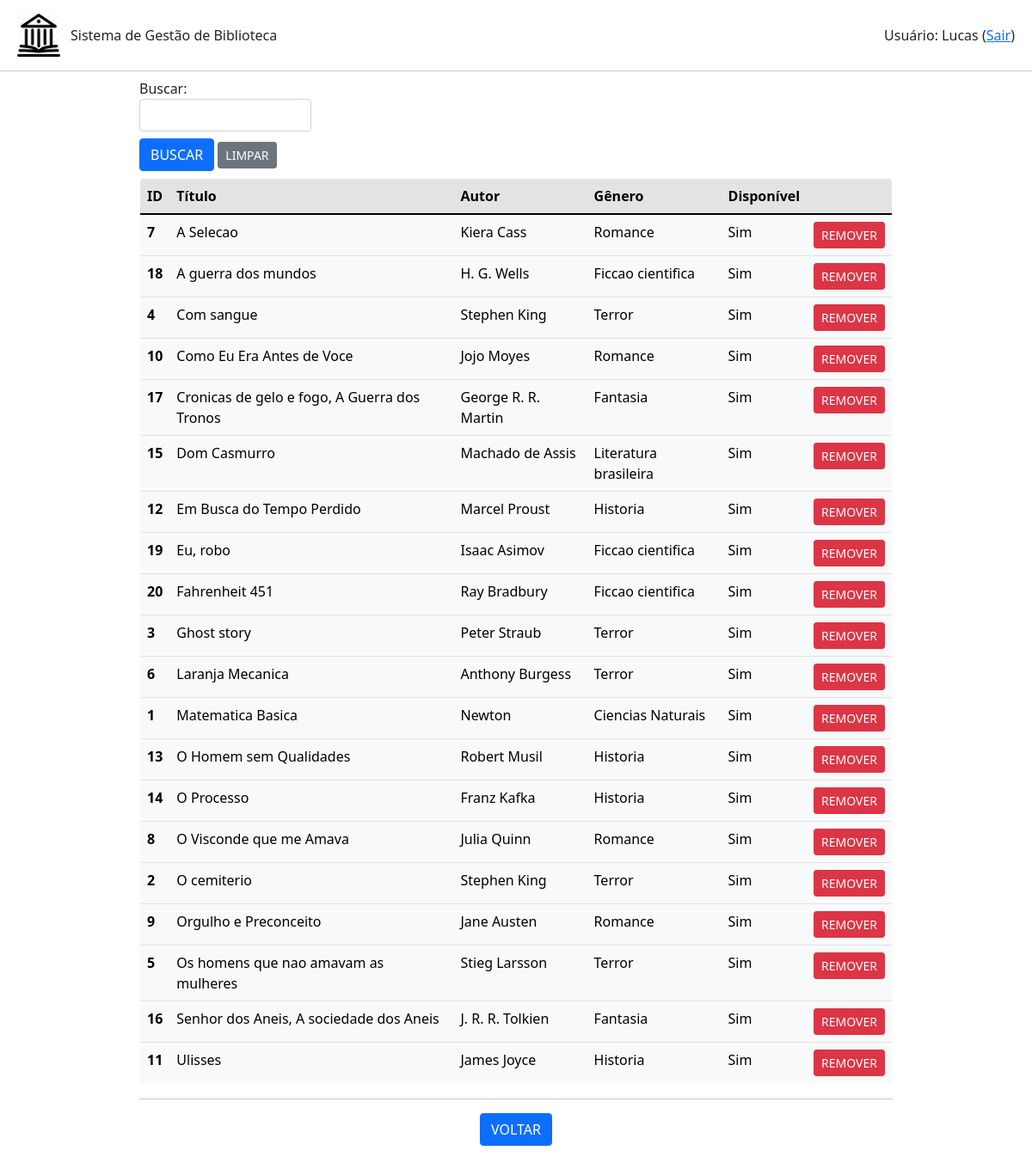
The app's page /livro/listar (signed in), older data.
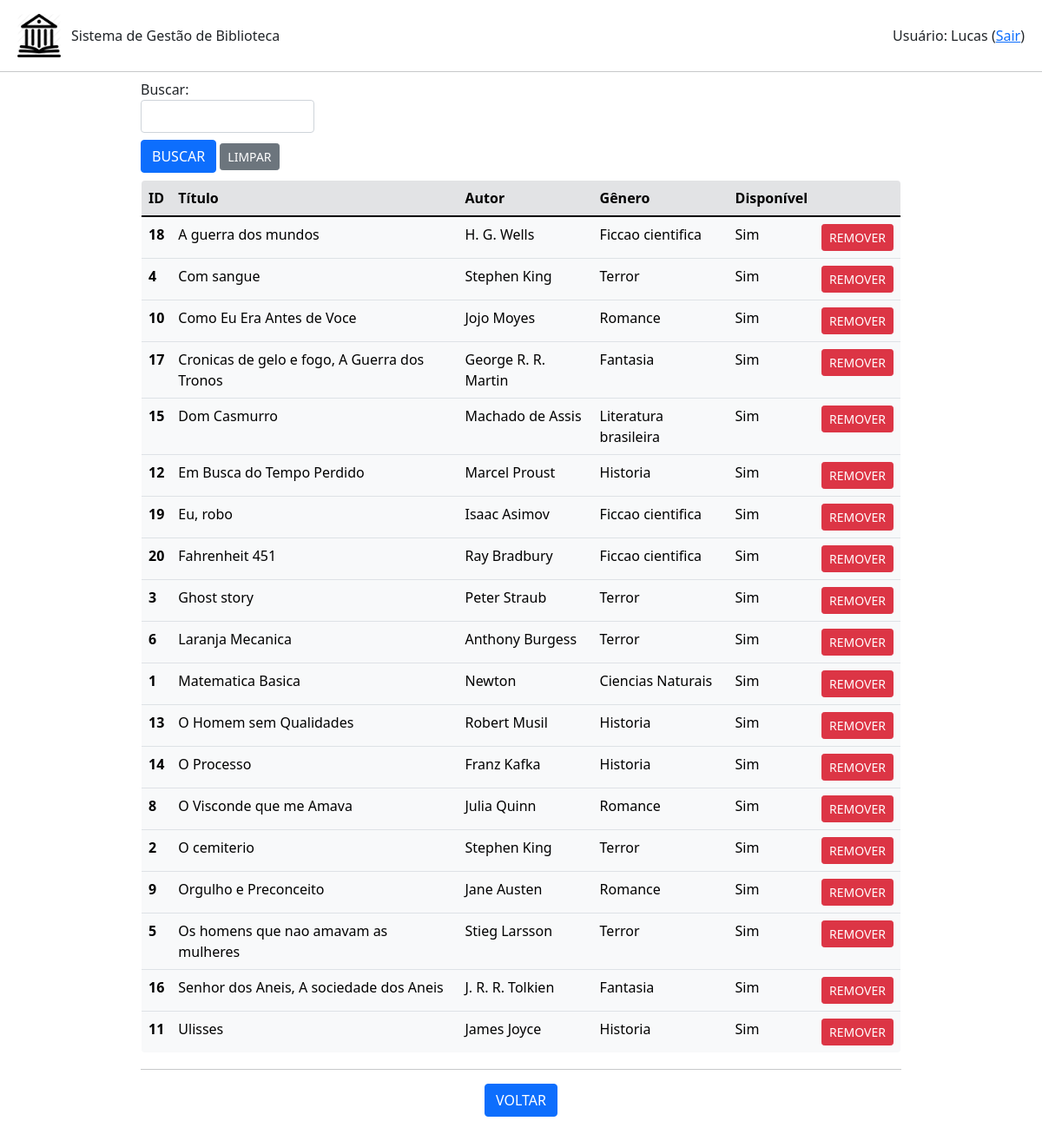
The same page, newer data.
### livro.py (models this page shows, shortened)
class Livro(db.Model):
    id = db.Column(db.Integer, primary_key=True)
    titulo = db.Column(db.String(200), unique=False, nullable=False)
    autor = db.Column(db.String(80), unique=False, nullable=False)
    genero = db.Column(db.String(120), unique=False, nullable=False)
    disponivel = db.Column(db.Boolean, default=True)
    emprestimo = db.relationship('Emprestimo', backref='livro', lazy=True)

### app.py (the view, shortened to what this page needs)
@app.route('/livro/listar', methods=['POST','GET'])
def listar_livros():
    if session.get('autenticado',False)==False:
        flash(u'Login necessário!', category='warning')
        return(redirect(url_for('login')))
    form = BuscaForm()
    livros = Livro.query.order_by(Livro.titulo).all()
    return(render_template('livros.html', livros=livros, form=form, action=url_for('listar_livros')))

### formBusca.py
class BuscaForm(FlaskForm):
    campo = StringField('Buscar: ', validators=[DataRequired()])
    enviar = SubmitField('BUSCAR')

### templates/livros.html (shortened to what this page needs)
{% extends "base.html" %}
{% block conteudo %}
<div class="container-fluid mx-auto mb-1" style="width: 75%; max-height: 100vh;">
    {% from 'bootstrap/form.html' import render_field %}
    <form method="post">
        <div class="mt-2" style="width: 200px;">
            {{ render_field(form.campo) }}
        </div>
        <div class="mt-2 mb-2">
            {{ render_field(form.enviar, button_style="primary", button_size="sm") }}
            <a class="btn btn-secondary btn-sm" href="{{url_for('listar_livros')}}" role="button">LIMPAR</a>
        </div>
    </form>
    <div style="max-height: 60vh; overflow-y: auto;">
        <table class=" table table-light border rounded-3" style="overflow: hidden;">
            <thead>
            <tr class="table-secondary">
                <th scope="col">ID</th>
                <th scope="col">Título</th>
                <th scope="col">Autor</th>
                <th scope="col">Gênero</th>
                <th scope="col">Disponível</th>
                <th scope="col"></th>
            </tr>
            </thead>
            <tbody>
                {% for livro in livros %}
                    <tr>
                        <th scope="row">{{livro.id}}</th>
                        <td>{{livro.titulo}}</td>
                        <td>{{livro.autor}}</td>
                        <td>{{livro.genero}}</td>
                        {% if livro.disponivel == True %}
                            <td>Sim</td>
                        {% else %}
                            <td>Não</td>
                        {% endif %}
                        <td class="text-center"><a class="btn btn-danger btn-sm" href="{{url_for('remover_livro', id_livro=livro.id)}}" role="button">REMOVER</a></td>
                    </tr>
                {% endfor %}
            </tbody>
        </table>
    </div>
    <hr>
    <div class="row text-center">
        <div class="col mr-1">
            <a class="btn btn-primary" href="{{url_for('root')}}" role="button">VOLTAR</a>
        </div>
    </div>
</div>
{% endblock %}

Row changes from the older to the newer data that the page shows:
removed Livro: id "7", titulo "A Selecao", autor "Kiera Cass", genero "Romance", disponivel "Sim"
